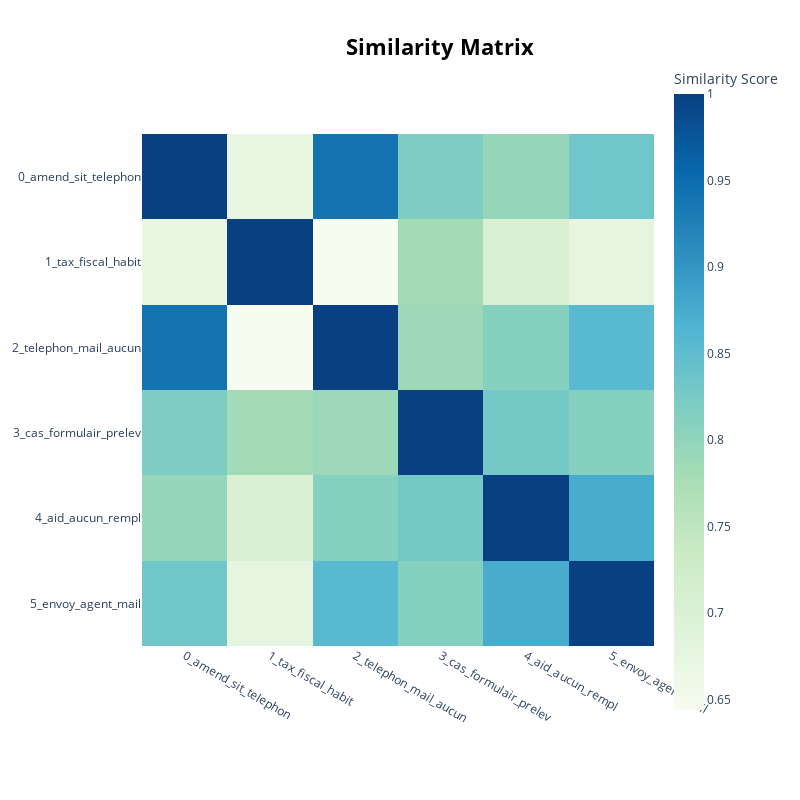

Notebook code for this chart:
### Code cell
model.visualize_heatmap()

### Figure 1 — Plotly figure (JSON) as saved in the notebook; plotly's stock layout.template omitted (floating-point values rounded to 4 significant figures)
{"data": [{"coloraxis": "coloraxis", "hovertemplate": "x: %{x}<br>y: %{y}<br>Similarity Score: %{z}<extra></extra>", "name": "0", "type": "heatmap", "x": ["0_amend_sit_telephon", "1_tax_fiscal_habit", "2_telephon_mail_aucun", "3_cas_formulair_prelev", "4_aid_aucun_rempl", "5_envoy_agent_mail"], "xaxis": "x", "y": ["0_amend_sit_telephon", "1_tax_fiscal_habit", "2_telephon_mail_aucun", "3_cas_formulair_prelev", "4_aid_aucun_rempl", "5_envoy_agent_mail"], "yaxis": "y", "z": [[1.0, 0.6733, 0.9401, 0.82, 0.7957, 0.8329], [0.6733, 1.0, 0.644, 0.7822, 0.7048, 0.6791], [0.9401, 0.644, 1.0, 0.7886, 0.8107, 0.8566], [0.82, 0.7822, 0.7886, 1.0, 0.8285, 0.8115], [0.7957, 0.7048, 0.8107, 0.8285, 1.0, 0.8744], [0.8329, 0.6791, 0.8566, 0.8115, 0.8744, 1.0]]}], "layout": {"coloraxis": {"colorbar": {"title": {"text": "Similarity Score"}}, "colorscale": [[0, "rgb(247,252,240)"], [0.125, "rgb(224,243,219)"], [0.25, "rgb(204,235,197)"], [0.375, "rgb(168,221,181)"], [0.5, "rgb(123,204,196)"], [0.625, "rgb(78,179,211)"], [0.75, "rgb(43,140,190)"], [0.875, "rgb(8,104,172)"], [1, "rgb(8,64,129)"]]}, "height": 800, "hoverlabel": {"bgcolor": "white", "font": {"family": "Rockwell", "size": 16}}, "legend": {"title": {"text": "Trend"}}, "margin": {"t": 60}, "showlegend": true, "title": {"font": {"color": "Black", "size": 22}, "text": "<b>Similarity Matrix</b>", "x": 0.55, "xanchor": "center", "y": 0.95, "yanchor": "top"}, "width": 800, "xaxis": {"anchor": "y", "constrain": "domain", "domain": [0, 1], "scaleanchor": "y"}, "yaxis": {"anchor": "x", "autorange": "reversed", "constrain": "domain", "domain": [0, 1]}}}
